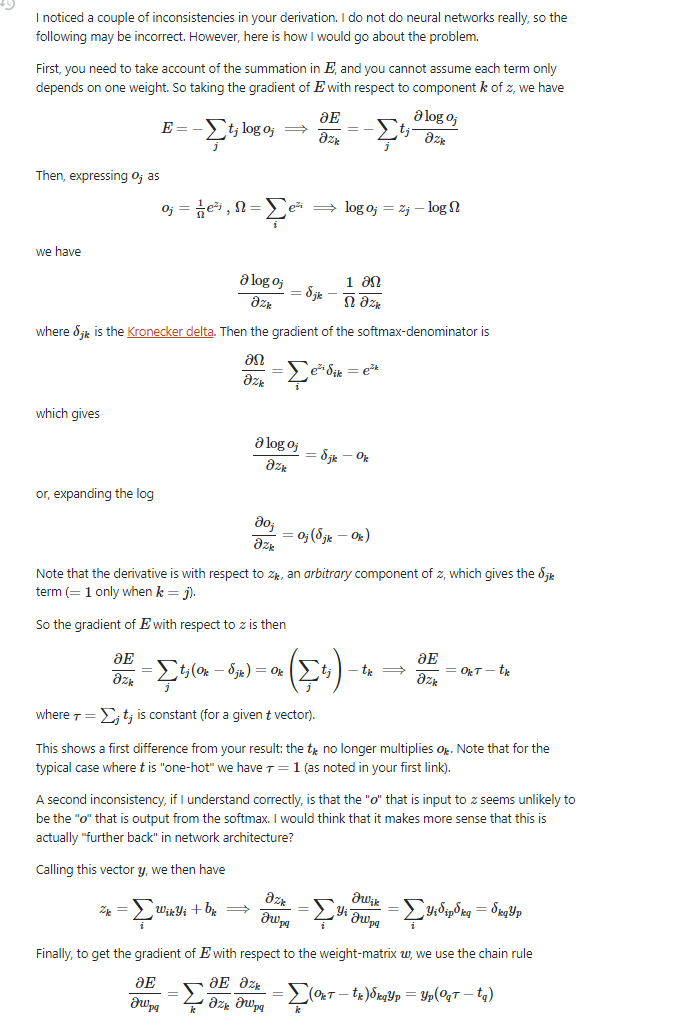
#> input picture d1.png, 674 x 1028 px
$ python -i dataAugmentation.py   (imports and definitions only)   (Python 2 division)
#> lines starting #> are read from the running program, lines starting #| are printed output that depends on the picture
import numpy as np
from PIL import Image
import cv2 as cv
import random

def ranrange(a,b):
    return a+(b-a)*random.random()


def rotate(img,angle):
    dimension=img.shape[:2]
    rotpoint=[s//2 for s in dimension]
    matrix=cv.getRotationMatrix2D(rotpoint,angle,1.0)
    return cv.warpAffine(img,matrix,dimension)

def scale(img,factor):
    xoffset=(img.shape[0]-img.shape[0]*factor)*0.5
    mat=np.asarray([[factor,0,xoffset],[0,factor,xoffset]])
    return cv.warpAffine(img,mat,img.shape)

def translate(img,xoffset,yoffset):
    mat=np.asarray([[1,0,xoffset],[0,1,yoffset]])
    return cv.warpAffine(img,mat,img.shape)#getRotationMatrix2D(rotpoint,angle,1.0)

def augment(img):
    if random.random()<0.5:
        angle=ranrange(-60,60)
        img=rotate(img,angle)
    if random.random()<0.5:
        factor=ranrange(0.5,1.2)
        img=scale(img,factor)
    if random.random()<0.5:
        xoff,yoff=[2*(random.random()-0.5)*5 for i in range(2)]
        img=translate(img,xoff,yoff)
    if random.random()<0.5:
        img+=ranrange(0,0.1)*np.random.rand(*img.shape)
    return img

>>> import cv2
>>> picture = cv2.imread('../d1.png', cv2.IMREAD_GRAYSCALE)
#> picture: shape (1028, 674); min 37, max 255, mean 248
>>> result = augment(picture)
#> in translate, `return cv.warpAffine(img,mat,img.shape)#getRotationMatrix2D(rotpoint,a..`:
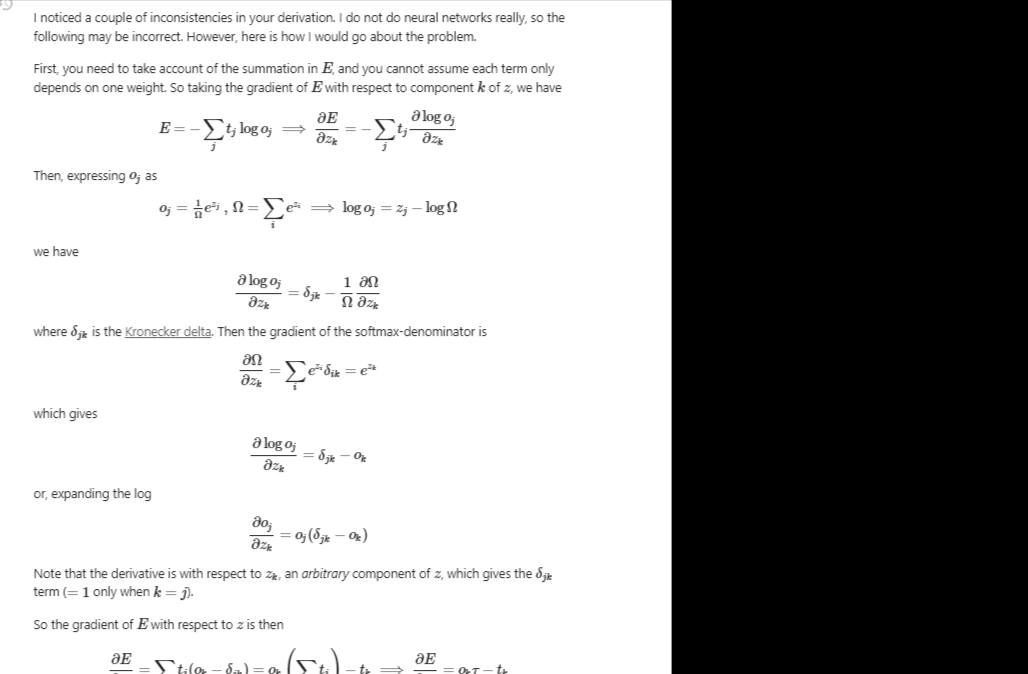
#> returned value: shape (674, 1028); min 0, max 255, mean 162.7
#> (the run stopped early here; a loop or call above may not have finished)

$ run again, on d2.png
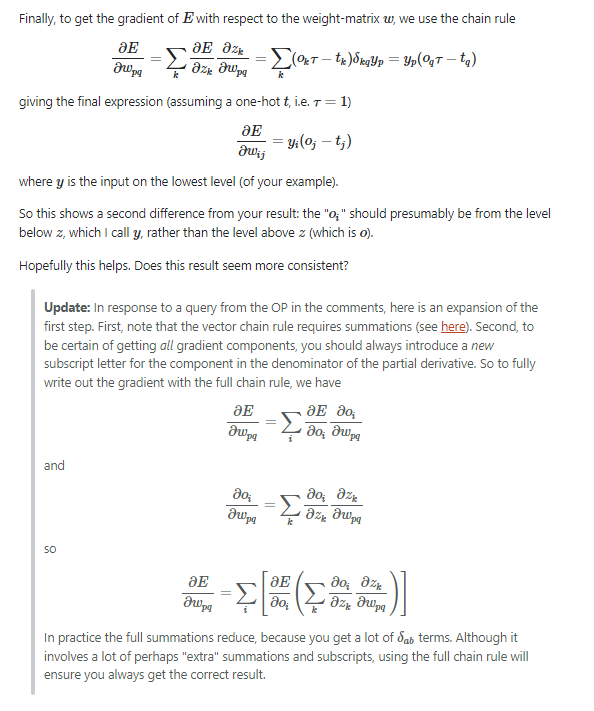
#> input picture d2.png, 594 x 711 px
#> in translate, `return cv.warpAffine(img,mat,img.shape)#getRotationMatrix2D(rotpoint,a..`:
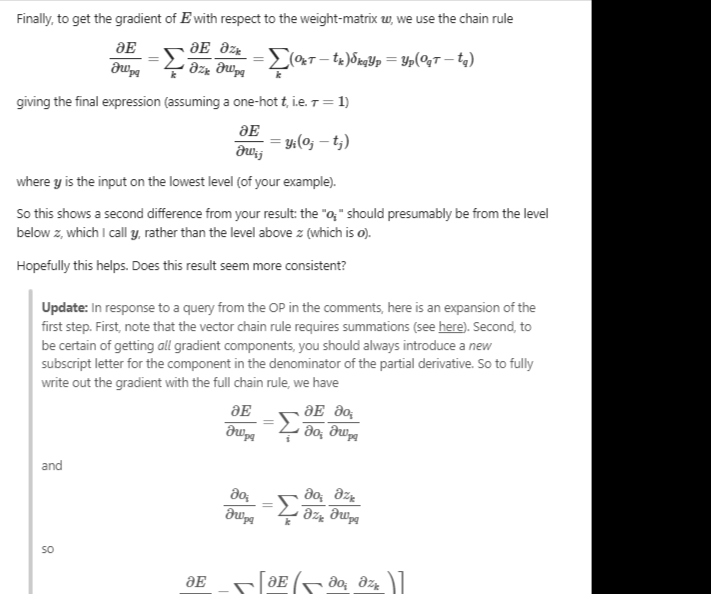
#> returned value: shape (594, 711); min 0, max 255, mean 205.4
